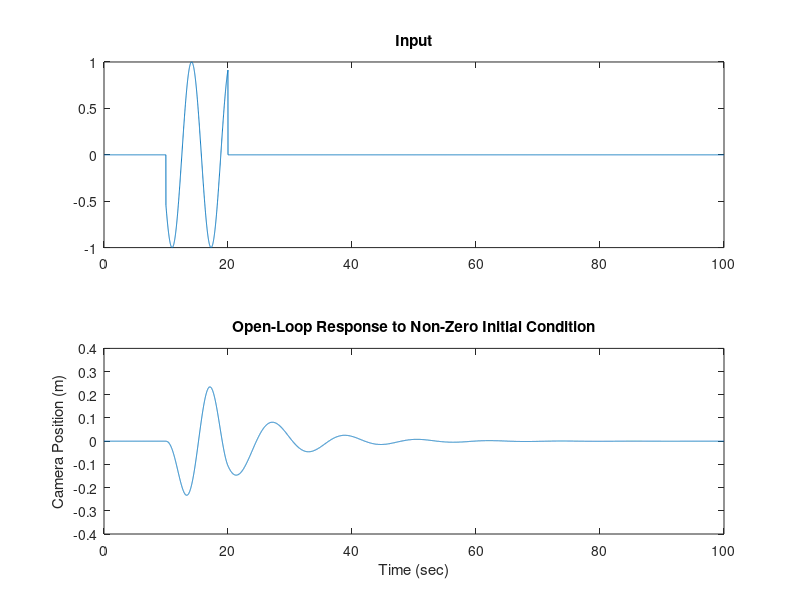

Recreate this plot in MATLAB.
m = 10;
k = 3;
c = 2;

% A = [0 1; 0 0];
% B = [0 0; 1/m 0];
% C = [-1 0];
% D = [0 1];
% 
% t = 0:0.01:100;
% u = zeros(size(t, 2), 2);
% x0 = [0.01 0];

A = [0 1; -k/m -c/m];
B = [0; 1/m];
C = [1 0];
D = [0];

step = 0.01;
t = 0:step:100;
u = zeros(size(t));
for i=1000:2000
    u(i) = u(i) + sin(i*step);
end

x0 = [0 0];

sys = ss(A,B,C,D);
% step(sys)
controlability_matrix = ctrb(sys);
rank(controlability_matrix);

figure
subplot(2,1,1);
plot(t, u);
title('Input');

subplot(2,1,2);
[y,t,x] = lsim(sys,u,t,x0);
plot(t,y)
title('Open-Loop Response to Non-Zero Initial Condition')
ylabel('Camera Position (m)')

xlabel('Time (sec)')
